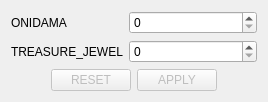
<?xml version="1.0" encoding="UTF-8"?>
<ui version="4.0">
 <class>Section9Tab</class>
 <widget class="QWidget" name="Section9Tab">
  <property name="windowTitle">
   <string notr="true">Form</string>
  </property>
  <layout class="QVBoxLayout" name="verticalLayout">
   <item>
    <layout class="QFormLayout" name="formLayout">
     <item row="0" column="0">
      <widget class="QLabel" name="label">
       <property name="text">
        <string>ONIDAMA</string>
       </property>
      </widget>
     </item>
     <item row="0" column="1">
      <widget class="QSpinBox" name="moneyCB">
       <property name="maximum">
        <number>999999</number>
       </property>
      </widget>
     </item>
     <item row="1" column="0">
      <widget class="QLabel" name="jewelLabel">
       <property name="text">
        <string>TREASURE_JEWEL</string>
       </property>
      </widget>
     </item>
     <item row="1" column="1">
      <widget class="QSpinBox" name="jewelCB">
       <property name="maximum">
        <number>999999</number>
       </property>
      </widget>
     </item>
    </layout>
   </item>
   <item>
    <layout class="QHBoxLayout" name="horizontalLayout_3">
     <item>
      <spacer name="horizontalSpacer">
       <property name="orientation">
        <enum>Qt::Horizontal</enum>
       </property>
       <property name="sizeHint" stdset="0">
        <size>
         <width>40</width>
         <height>20</height>
        </size>
       </property>
      </spacer>
     </item>
     <item>
      <widget class="QPushButton" name="resetButton">
       <property name="enabled">
        <bool>false</bool>
       </property>
       <property name="text">
        <string>RESET</string>
       </property>
      </widget>
     </item>
     <item>
      <widget class="QPushButton" name="applyButton">
       <property name="enabled">
        <bool>false</bool>
       </property>
       <property name="text">
        <string>APPLY</string>
       </property>
      </widget>
     </item>
     <item>
      <spacer name="horizontalSpacer_2">
       <property name="orientation">
        <enum>Qt::Horizontal</enum>
       </property>
       <property name="sizeHint" stdset="0">
        <size>
         <width>40</width>
         <height>20</height>
        </size>
       </property>
      </spacer>
     </item>
    </layout>
   </item>
  </layout>
 </widget>
 <resources/>
 <connections/>
</ui>
